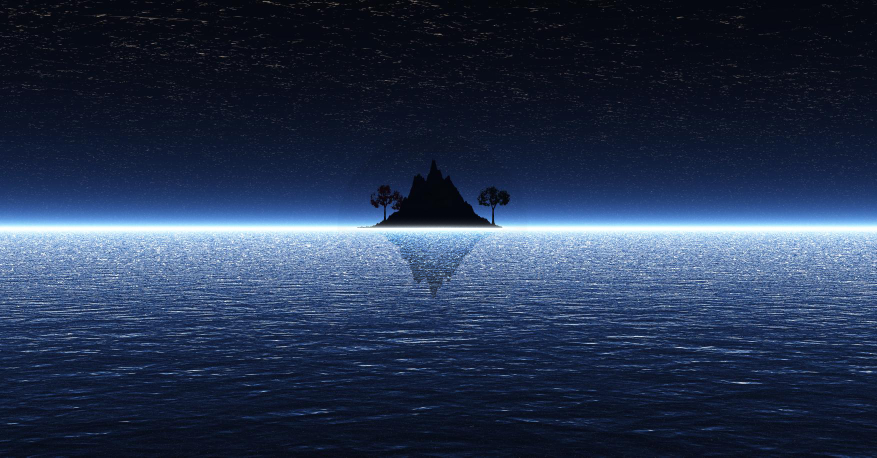
#> input picture steg_final_project/src_images/reflect_sea.jpg, 1754 x 915 px (shown at 1/2 size)
$ python stego_transforms.py
#> lines starting #> are read from the running program, lines starting #| are printed output that depends on the picture; after the words box and inside, x2 and y2 are one past the last pixel; in counts of white or black regions, pixels touching at a corner belong together
"""
stego_transforms.py
===================
Five steganographic embedding techniques plus an XOR image transform.
Embedding techniques handle both text and image payloads through a unified
bytes interface.

All embed/extract pairs are byte-level: the caller decides whether those bytes
represent text or an image. Helper functions handle the conversion.

Techniques
----------
1. LSBEmbed           hide bytes in the LSBs of RGB pixel values
2. AlphaEmbed         hide bytes in the LSBs of the alpha channel
3. AppendEmbed        append bytes after the PNG/JPEG EOF marker
4. MetadataEmbed      hide bytes in EXIF ImageDescription
5. LowContrastEmbed   render text visually on the image at near-background colour
6. XOR                XOR image pixels with a text, bytes, or image key

Payload helpers
---------------
  text_to_bytes / bytes_to_text
  image_to_bytes / bytes_to_image

Requirements
------------
    pip install Pillow numpy piexif
"""

from __future__ import annotations

import io
import base64
import struct
import textwrap
from pathlib import Path

import numpy as np
import piexif
from PIL import Image, ImageDraw, ImageFilter, ImageFont, ImageOps
import PIL, PIL.PngImagePlugin, PIL.JpegImagePlugin

# ---------------------------------------------------------------------------
# Payload helpers — the bridge between "what you want to hide" and raw bytes
# ---------------------------------------------------------------------------

def text_to_bytes(text: str) -> bytes:
    """Encode a UTF-8 string to bytes."""
    return text.encode("utf-8")


def bytes_to_text(data: bytes) -> str:
    """Decode bytes to a UTF-8 string."""
    return data.decode("utf-8")


def image_to_bytes(image: Image.Image, fmt: str = "PNG") -> bytes:
    """Serialise a PIL Image to a bytes object (default PNG for losslessness)."""
    buf = io.BytesIO()
    kwargs: dict = {}
    if "exif" in image.info and fmt.upper() in ("JPEG", "JPG", "PNG"):
        kwargs["exif"] = image.info["exif"]
    image.save(buf, format=fmt, **kwargs)
    return buf.getvalue()


def bytes_to_image(data: bytes) -> Image.Image:
    """Deserialise a bytes object back to a PIL Image."""
    return Image.open(io.BytesIO(data))


# [12 lines left out: function _load_readable_font, not called in this run]


# ---------------------------------------------------------------------------
# Internal byte-framing helpers
# Techniques that store variable-length payloads need a length prefix so the
# decoder knows where the payload ends.
# ---------------------------------------------------------------------------

#ONLY non-empty for automatic testing. Set to empty string when actually encoding, to prevent statistical shift

_SENTINEL = b""   # 4-byte magic marker


def _frame(payload: bytes) -> bytes:
    """Prepend SENTINEL + 4-byte big-endian length."""
    return _SENTINEL + struct.pack(">I", len(payload)) + payload


def _unframe(data: bytes) -> bytes:
    """
    Find SENTINEL in data, read the length prefix, return the payload.
    Raises ValueError if the sentinel is not found.
    """
    idx = data.find(_SENTINEL)
    if idx == -1:
        raise ValueError("Sentinel not found — payload may be absent or corrupted.")
    start  = idx + len(_SENTINEL)
    length = struct.unpack(">I", data[start : start + 4])[0]
    return data[start + 4 : start + 4 + length]


def _payload_for_embed(payload: bytes, use_base64: bool) -> bytes:
    """
    Optionally add a beginner-readable base64 layer before the stego technique.

    Extraction intentionally returns these bytes unchanged. Callers that set
    use_base64=True should expect one extra base64 decode after extracting and
    unframing the hidden payload.
    """
    if use_base64:
        return base64.b64encode(payload)
    return payload


# ===========================================================================
# 1. LSBEmbed
# ===========================================================================

class LSBEmbed:
    """
    Hide payload bytes in the least-significant bit of each RGB channel value,
    scanning pixels left-to-right, top-to-bottom, R→G→B per pixel.

    Capacity (bytes) = floor(width * height * 3 / 8) - 9
                       (minus 9 for the 4-byte sentinel + 4-byte length prefix,
                        rounded down for the null byte)

    Works with text payload:
        embed(text_to_bytes("hello"), cover) → stego
        bytes_to_text(extract(stego))        → "hello"

    Works with image payload:
        embed(image_to_bytes(secret_img), cover) → stego
        bytes_to_image(extract(stego))           → secret_img
    """

    # [5 lines left out: function capacity, not called in this run]

    @staticmethod
    def embed(
        payload: bytes,
        cover: Image.Image,
        use_base64: bool = False,
    ) -> Image.Image:
        img     = cover.convert("RGB")
        pixels  = np.array(img, dtype=np.uint8)
        payload = _payload_for_embed(payload, use_base64)
        framed  = _frame(payload)

        if len(framed) * 8 > pixels.size:
            raise ValueError(
                f"Payload too large: need {len(framed)*8} bits, "
                f"image has {pixels.size} channels."
            )

        bits = "".join(format(b, "08b") for b in framed)
        flat = pixels.flatten()
        for i, bit in enumerate(bits):
            flat[i] = (flat[i] & 0xFE) | int(bit)

        result = Image.fromarray(flat.reshape(pixels.shape))
        result.info.update(cover.info)
        return result

    @staticmethod
    def extract(stego: Image.Image) -> bytes:
        flat = np.array(stego.convert("RGB")).flatten()
        bits = "".join(str(int(v) & 1) for v in flat)
        raw  = bytes(int(bits[i : i + 8], 2) for i in range(0, len(bits), 8))
        return _unframe(raw)


# ===========================================================================
# 2. AlphaEmbed
# ===========================================================================

class AlphaEmbed:
    """
    Hide payload bytes in the LSBs of the alpha (transparency) channel.
    All alpha values are pinned to 255 (fully opaque) before embedding so
    the image appears unchanged regardless of original transparency.

    Output must be saved as PNG to preserve the alpha channel.

    Capacity (bytes) = floor(width * height / 8) - 9

    Works with text or image payloads identically to LSBEmbed.
    """

    # [4 lines left out: function capacity, not called in this run]

    @staticmethod
    def embed(
        payload: bytes,
        cover: Image.Image,
        use_base64: bool = False,
    ) -> Image.Image:
        img    = cover.convert("RGBA")
        r, g, b, a = img.split()
        a_arr  = np.array(a, dtype=np.uint8)
        payload = _payload_for_embed(payload, use_base64)
        framed = _frame(payload)

        flat = a_arr.flatten()
        if len(framed) * 8 > len(flat):
            raise ValueError("Payload too large for alpha channel.")

        flat[:] = 255  # baseline: fully opaque
        bits = "".join(format(b_, "08b") for b_ in framed)
        for i, bit in enumerate(bits):
            flat[i] = (flat[i] & 0xFE) | int(bit)

        new_alpha = Image.fromarray(flat.reshape(a_arr.shape), mode="L")
        result    = Image.merge("RGBA", (r, g, b, new_alpha))
        result.info.update(cover.info)
        return result

    @staticmethod
    def extract(stego: Image.Image) -> bytes:
        a    = np.array(stego.convert("RGBA"))[:, :, 3].flatten()
        bits = "".join(str(int(v) & 1) for v in a)
        raw  = bytes(int(bits[i : i + 8], 2) for i in range(0, len(bits), 8))
        return _unframe(raw)


# ===========================================================================
# 3. AppendEmbed
# ===========================================================================

class AppendEmbed:
    """
    Appends framed payload bytes after the image's EOF marker.
    The image renders identically; the payload is invisible to any viewer.

    Because PIL Image objects don't carry post-EOF bytes natively, we use two
    strategies:
      - In-memory:  store in image.info["_append_payload"] for pipeline use.
      - On-disk:    save_to_file() / load_from_file() write/read the raw bytes.

    Works with text or image payloads.
    """

    @staticmethod
    def embed(
        payload: bytes,
        cover: Image.Image,
        use_base64: bool = False,
    ) -> Image.Image:
        payload = _payload_for_embed(payload, use_base64)
        result = cover.copy()
        result.info.update(cover.info)
        result.info["_append_payload"] = _frame(payload)
        return result

    @staticmethod
    def extract(stego: Image.Image) -> bytes:
        raw = stego.info.get("_append_payload", b"")
        if not raw:
            raise ValueError("No appended payload found in image.info.")
        return _unframe(raw)

    # [21 lines left out: functions save_to_file, load_from_file, not called in this run]


# ===========================================================================
# 4. MetadataEmbed
# ===========================================================================

class MetadataEmbed:
    """
    Hides the payload in the EXIF ImageDescription tag.

    Bytes are base64-encoded before storage so arbitrary binary (including
    embedded image data) survives EXIF's text field cleanly.

    Best preserved in JPEG or PNG with EXIF support.
    Works with text or image payloads.
    """

    @staticmethod
    def embed(
        payload: bytes,
        cover: Image.Image,
        use_base64: bool = False,
    ) -> Image.Image:
        payload = _payload_for_embed(payload, use_base64)
        encoded = base64.b64encode(_frame(payload))

        img = cover.copy().convert("RGB")
        try:
            exif_dict = piexif.load(cover.info.get("exif", b""))
        except Exception:
            exif_dict = {"0th": {}, "Exif": {}, "GPS": {}, "1st": {}}

        exif_dict.setdefault("0th", {})[piexif.ImageIFD.ImageDescription] = encoded
        img.info["exif"] = piexif.dump(exif_dict)
        return img

    # [10 lines left out: function extract, not called in this run]


# ===========================================================================
# 5. LowContrastEmbed   (text only)
# ===========================================================================
class LowContrastEmbed:
    """
    Renders secret text directly onto the image in a colour only marginally
    different from the background — invisible to casual inspection, revealed
    by contrast stretching.

    TEXT ONLY: the payload must be a UTF-8 string encoded as bytes.
               Image payloads are not supported because this technique renders
               human-readable glyphs, not binary data.

    Parameters
    ----------
    delta     : how many RGB steps to lighten/darken each covered image pixel.
                Smaller = harder to see; larger = easier to reveal.
    position  : (x, y) top-left pixel of the text block.
    font_size : point size (uses PIL default if a TTF is unavailable).
    wrap_width: character width for line-wrapping.

    Reveal with:
        LowContrastEmbed.reveal(stego)  →  high-contrast PIL Image
    """

    # [89 lines left out: functions embed, extract, reveal, not called in this run]


# ===========================================================================
# 6. XOR
# ===========================================================================

XORKey = str | bytes | Image.Image


# [77 lines left out: functions _xor_key_bytes, XOR, save, load, not called in this run]


# ===========================================================================
# Quick self-test
# ===========================================================================

def _pixels_equal(a: Image.Image, b: Image.Image) -> bool:
    return np.array_equal(np.array(a), np.array(b))


def _run_tests():
    import matplotlib.pyplot as plt
    global _SENTINEL
    _SENTINEL = b"f7b4" #set to non-empty value
    rng = np.random.default_rng(0)

    # --- cover images (sized for technique capacity) ---
    # LSB/Append/Metadata need enough pixels for an embedded PNG image.
    # Alpha channel has 1/3 the capacity of LSB so needs a larger cover.
    #cover_large = Image.fromarray(
    #    rng.integers(100, 200, (600, 800, 3), dtype=np.uint8), "RGB"
    #)
    cover_large = Image.open("src_images/reflect_sea.jpg")
#> cover_large is the input picture: PIL image 1754x915 RGB; mean R, G, B 38.4, 52.6, 79.4
    #cover_large = Image.open("src_images/Bliss_(Windows_XP).png")
    cover_alpha = cover_large.convert("RGBA")
    #white       = Image.fromarray(np.full((300, 400, 3), 245, dtype=np.uint8), "RGB")
    #white = Image.open("src_images/Bliss_(Windows_XP).png")
    # --- payloads ---
    text_msg   = "Firm resolutions happen in proportion to the resolute, and noble deeds come in proportion to the noble."
    text_bytes = text_to_bytes(text_msg)

    # Small secret image that fits in all channel capacities
    secret_img = Image.fromarray(
        rng.integers(0, 255, (30, 40, 3), dtype=np.uint8), "RGB"
    )
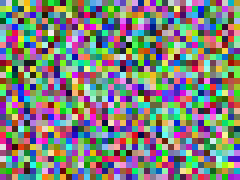
#> secret_img: PIL image 40x30 RGB (shown 6 times larger); mean R, G, B 127.4, 129.8, 122.8
    img_bytes  = image_to_bytes(secret_img)

    results: list[tuple[str, bool, str]] = []

    def check(name, ok, note=""):
        results.append((name, ok, note))

    # 1. LSBEmbed – text
    stego = LSBEmbed.embed(text_bytes, cover_large)
    check("LSBEmbed/text", bytes_to_text(LSBEmbed.extract(stego)) == text_msg)
    #plt.imshow(stego)
    #plt.show()

    # 2. LSBEmbed – image
    stego     = LSBEmbed.embed(img_bytes, cover_large)
#> call 2 of embed, with use_base64 = False
    recovered = bytes_to_image(LSBEmbed.extract(stego))
    check("LSBEmbed/image", _pixels_equal(recovered, secret_img))
    #plt.imshow(stego)
    #plt.show()

    # 3. AlphaEmbed – text
    stego = AlphaEmbed.embed(text_bytes, cover_alpha)
#> in embed, `r, g, b, a = img.split()`:
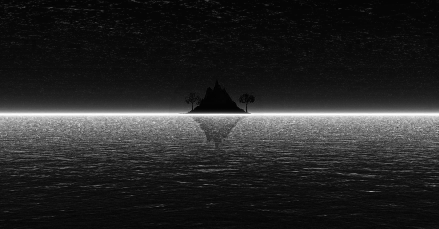
#> r: PIL image 1754x915 L (shown at 1/4 size); min 0, max 255, mean 38.4
#> in embed, `r, g, b, a = img.split()`:
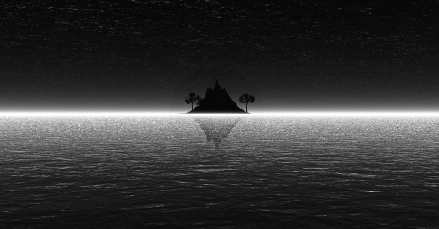
#> g: PIL image 1754x915 L (shown at 1/4 size); min 0, max 255, mean 52.6
#> in embed, `r, g, b, a = img.split()`:
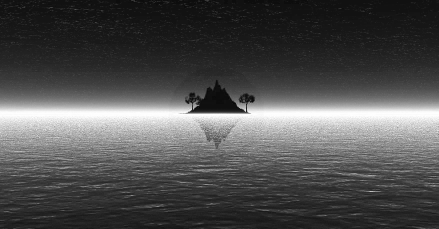
#> b: PIL image 1754x915 L (shown at 1/4 size); min 0, max 255, mean 79.4
#> in embed, `new_alpha = Image.fromarray(flat.reshape(a_arr.shape), mode="L")`:
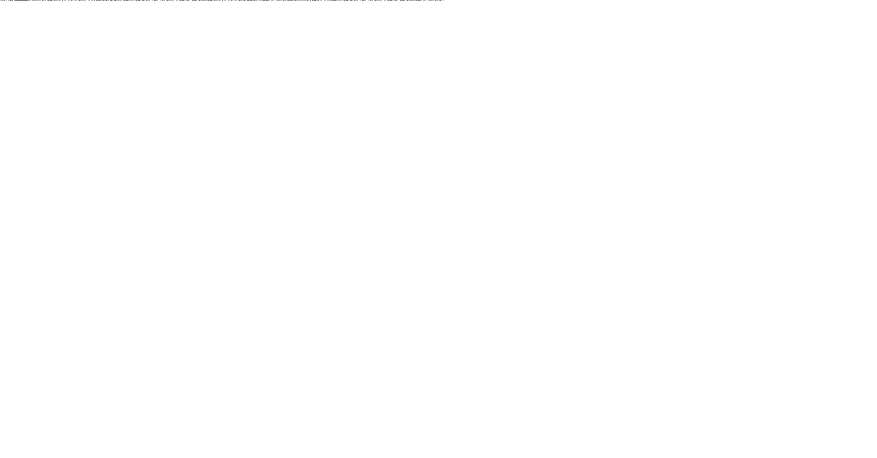
#> new_alpha: PIL image 1754x915 L (shown at 1/2 size); values 254 (black) and 255 (white), 100% white; black in thin lines or dots, all inside (x1, y1, x2, y2) = (0, 0, 888, 1)
    check("AlphaEmbed/text", bytes_to_text(AlphaEmbed.extract(stego)) == text_msg)
    #plt.imshow(stego)
    #plt.show()

    # 4. AlphaEmbed – image
    stego     = AlphaEmbed.embed(img_bytes, cover_alpha)
#> call 2 of embed, with use_base64 = False
#> in embed (call 2), `new_alpha = Image.fromarray(flat.reshape(a_arr.shape), mode="L")`:
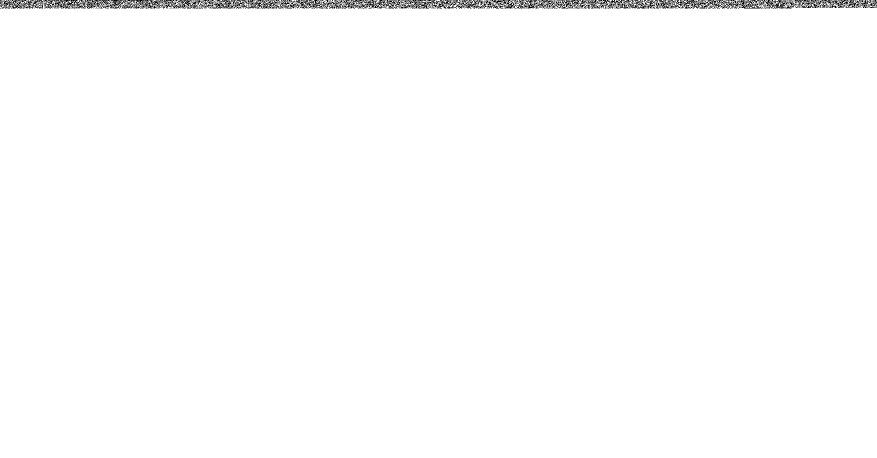
#> new_alpha: PIL image 1754x915 L (shown at 1/2 size); values 254 (black) and 255 (white), 99.1% white; black in thin lines or dots, all inside (x1, y1, x2, y2) = (0, 0, 1754, 17)
    recovered = bytes_to_image(AlphaEmbed.extract(stego))
    check("AlphaEmbed/image", _pixels_equal(recovered, secret_img))
    #plt.imshow(stego)
    #plt.show()

    # 5. AppendEmbed – text
    stego = AppendEmbed.embed(text_bytes, cover_large)
    check("AppendEmbed/text", bytes_to_text(AppendEmbed.extract(stego)) == text_msg)
    #plt.imshow(stego)
    #plt.show()

    # 6. AppendEmbed – image
    stego     = AppendEmbed.embed(img_bytes, cover_large)
    recovered = bytes_to_image(AppendEmbed.extract(stego))
    check("AppendEmbed/image", _pixels_equal(recovered, secret_img))
    #plt.imshow(stego)
    #plt.show()

    # 7. MetadataEmbed – text
    stego = MetadataEmbed.embed(text_bytes, cover_large)
    check("MetadataEmbed/text", bytes_to_text(MetadataEmbed.extract(stego)) == text_msg)
    #plt.imshow(stego)
    #plt.show()

    # 8. MetadataEmbed – image
    stego     = MetadataEmbed.embed(img_bytes, cover_large)
    recovered = bytes_to_image(MetadataEmbed.extract(stego))
    check("MetadataEmbed/image", _pixels_equal(recovered, secret_img))
    #plt.imshow(stego)
    #plt.show()

    # 9. LowContrastEmbed – text only (not programmatically reversible)
    stego    = LowContrastEmbed.embed(text_bytes, cover_large, delta=20)
    revealed = LowContrastEmbed.reveal(stego)

    print("SHOWING LOW CONTRAST EMBED")
    plt.imshow(stego)
    plt.show()
    plt.imshow(revealed)
    plt.show()
    check(
        "LowContrastEmbed/reveal_returns_image",
        isinstance(revealed, Image.Image) and not _pixels_equal(revealed, stego.convert("RGB")),
    )

    # 10. XOR – text key
    xored = XOR(secret_img, "hunter2")
    recovered = XOR(xored, "hunter2")
    check("XOR/text_key", _pixels_equal(recovered, secret_img))
    plt.imshow(xored)
    plt.show()

    # 11. XOR – image key, then embed XOR output with LSB
    key_img = Image.fromarray(
        rng.integers(0, 255, secret_img.size[::-1] + (3,), dtype=np.uint8), "RGB"
    )
    xored = XOR(secret_img, key_img)
    stego = LSBEmbed.embed(image_to_bytes(xored), cover_large)
    extracted_xored = bytes_to_image(LSBEmbed.extract(stego))
    recovered = XOR(extracted_xored, key_img)
    check("XOR/image_key_then_LSB", _pixels_equal(recovered, secret_img))
    plt.imshow(stego)
    plt.show()

    # 12. AppendEmbed – file round-trip
    import tempfile, os
    with tempfile.NamedTemporaryFile(suffix=".png", delete=False) as f:
        tmp = f.name
    try:
        stego = AppendEmbed.embed(text_bytes, cover_large)
        AppendEmbed.save_to_file(stego, tmp)
        loaded = AppendEmbed.load_from_file(tmp)
        check("AppendEmbed/file_roundtrip",
              bytes_to_text(AppendEmbed.extract(loaded)) == text_msg)
    finally:
        os.unlink(tmp)

    # Report
    pad = max(len(n) for n, *_ in results)
    print(f"\n{'Test':<{pad}}  Result")
    print("-" * (pad + 10))
    for name, ok, note in results:
        status = "PASS ✓" if ok else f"FAIL ✗  {note}"
        print(f"{name:<{pad}}  {status}")
    print()
    passed = sum(ok for _, ok, _ in results)
    print(f"{passed}/{len(results)} tests passed.")


if __name__ == "__main__":
    _run_tests()
#> (the call stopped at in embed, `exif_dict = piexif.load(cover.info.get("exif", b""))`: piexif is not available in this run)

$ run again, with steg_final_project/src_images/airplane_orig.jpg copied over steg_final_project/src_images/reflect_sea.jpg
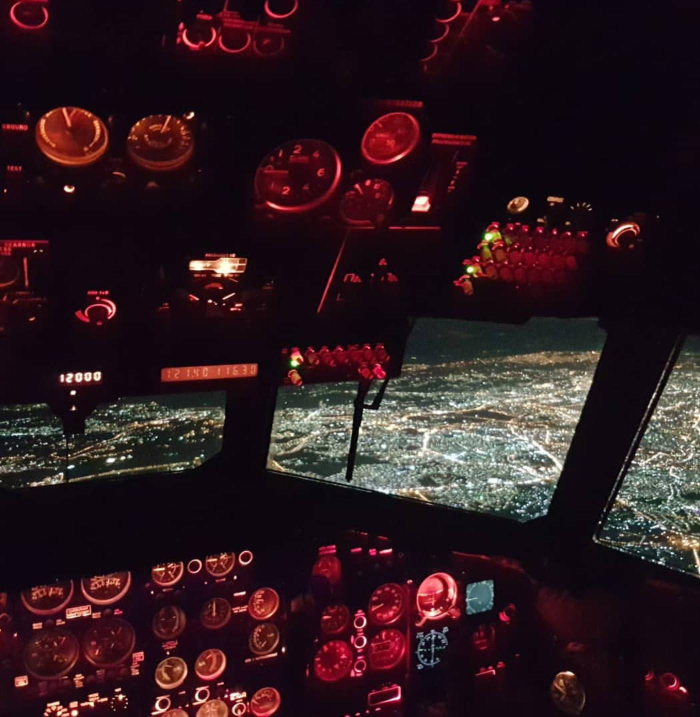
#> input picture steg_final_project/src_images/airplane_orig.jpg, 1400 x 1434 px (shown at 1/2 size)
#> in _run_tests, cover_large is the input picture: PIL image 1400x1434 RGB; mean R, G, B 45.4, 25.1, 30.7
#> in embed, `r, g, b, a = img.split()`:
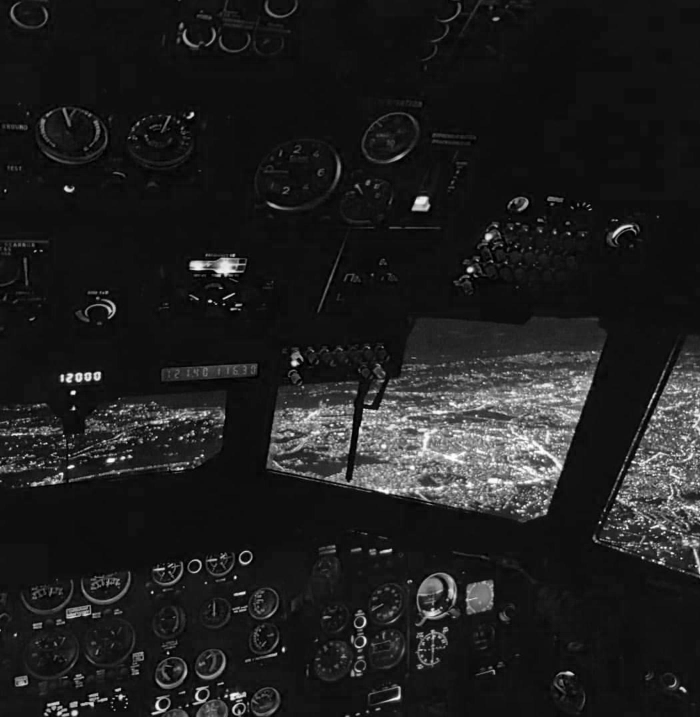
#> b: PIL image 1400x1434 L (shown at 1/2 size); min 0, max 255, mean 30.7
#> a: PIL image 1400x1434 L; every value is 255
#> new_alpha: PIL image 1400x1434 L; values 254 (black) and 255 (white), 100% white; black in thin lines or dots, all inside (x1, y1, x2, y2) = (0, 0, 888, 1)
#> in embed (call 2), `new_alpha = Image.fromarray(flat.reshape(a_arr.shape), mode="L")`:
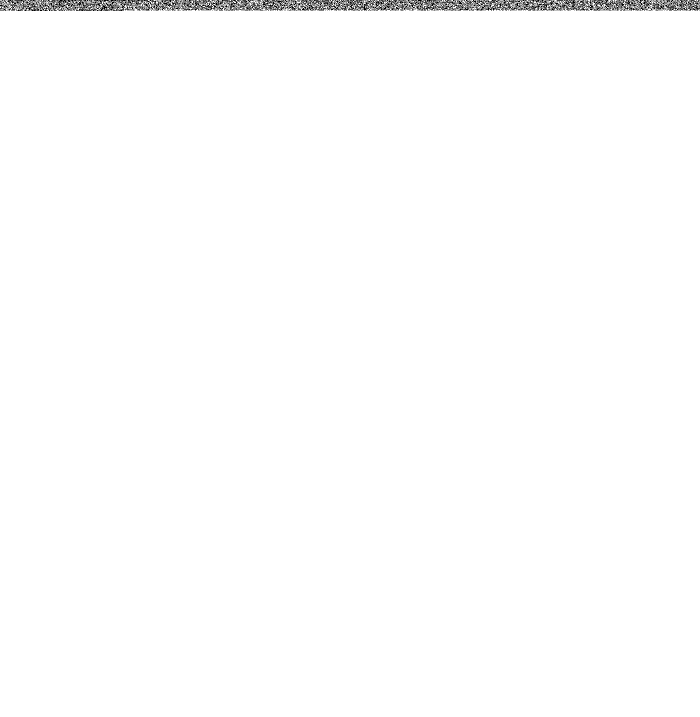
#> new_alpha: PIL image 1400x1434 L (shown at 1/2 size); values 254 (black) and 255 (white), 99.2% white; black in thin lines or dots, all inside (x1, y1, x2, y2) = (0, 0, 1400, 22)
